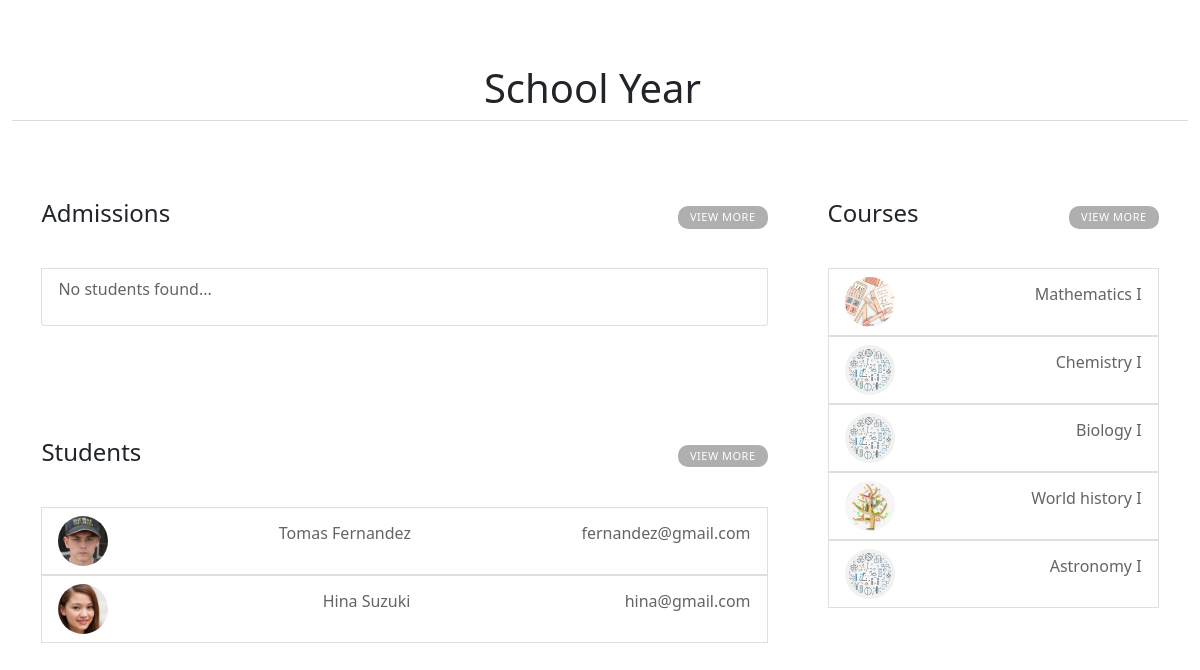
Page /academiaweb/years/year=1/ (signed in) on the earlier database version.
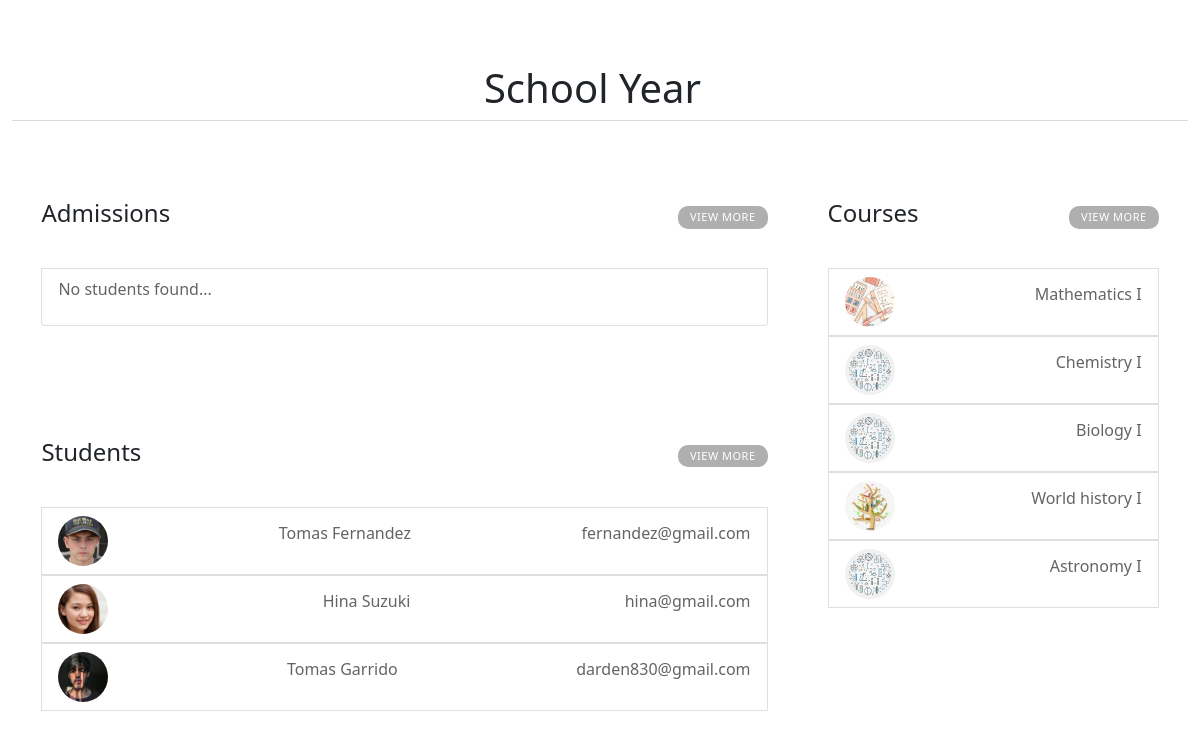
Same page on the later database version.
### main_app/models.py (models this page shows, shortened)
class Students(models.Model):
    id              = models.AutoField(primary_key=True)
    user            = models.ForeignKey(UserAccount,on_delete=models.CASCADE)
    document        = models.CharField(max_length=8,unique=True)
    first_name      = models.CharField(max_length=200)
    last_name       = models.CharField(max_length=200)
    date_of_birth   = models.DateField(default=datetime.date.today)
    gender_choice   = (('male','male'),('feminine','feminine'),('undefined','undefined'))
    gender          = models.CharField(max_length=10, default='male', choices=gender_choice)
    nationality     = CountryField()
    year            = models.ForeignKey(SchoolYears,on_delete=models.CASCADE,blank=True,null=True)
    profile_picture = models.ImageField(upload_to=upload_location_students,blank=True,null=True)
    class Meta():
        verbose_name        = 'Student'
        verbose_name_plural = 'Students'
    @property
    def full_name(self):
        return '{} {}'.format(self.first_name,self.last_name)
    @property
    def email(self):
        return str(self.user)

class UserAccount(AbstractBaseUser,PermissionsMixin):
    email           = models.EmailField(unique=True)
    groups          = models.ManyToManyField(Group,blank=True)
    date_joined     = models.DateTimeField(auto_now_add=timezone.now())
    last_login      = models.DateTimeField(auto_now=timezone.now())
    is_active       = models.BooleanField(default=True)
    is_staff        = models.BooleanField(default=False)
    is_superuser    = models.BooleanField(default=False)
    is_teacher      = models.BooleanField(default=False)
    is_student      = models.BooleanField(default=False)
    is_admin        = models.BooleanField(default=False)
    USERNAME_FIELD  = 'email'
    objects = UserManager()
    def __str__(self):
        return self.email

class Courses(models.Model):
    id             = models.AutoField(primary_key=True)
    name           = models.CharField(max_length=200)
    description    = models.TextField()
    year           = models.ForeignKey(SchoolYears,on_delete=models.CASCADE)
    course_picture = models.ImageField(blank=True,null=True, upload_to=upload_location)
    class Meta():
        verbose_name        = 'Course'
        verbose_name_plural = 'Courses'

### main_app/decorators.py (the view)
        def wrapper_func(request,*arg,**kwargs):
            group = None
            if request.user.groups.exists():
                group = request.user.groups.all()[0].name
            if group in allowed_roles:
                return view_func(request,*arg,**kwargs)
            else:
                return HttpResponse('You are not authorized to view this page')

### main_app/models.py (called while the page is built)
    def __str__(self):
        return str(self.id)

### main_app/views.py (called while the page is built)
@login_required(login_url='login')
@allowed_user(allowed_roles=['Admins'])
def YearData(request,pk):
    year = SchoolYears.objects.get(id=pk)
    students  = Students.objects.filter(year = year)
    courses   = Courses.objects.filter(year = year)
    context   = {'year':year,'students':students,'courses':courses}
    return render(request,'year_data.html',context)

### main_app/templates/year_data.html (shortened to what this page needs)
{% extends 'base.html' %}
{% load static %}
{% block content %}
<link rel="stylesheet" href="{% static 'css/year_data.css' %}">
<div class="container-fluid">
    <div class="title">
        <a href="{% url 'years' %}"><h1>School Year</h1></a>
    </div>
    <div class="content" >
        <div class="first-col">
            <ul class="list-group" >
                <div class="content-title">
                    <h4>Admissions</h4>
                    <a href="">
                        View More
                    </a>
                </div>
                {% if admissions %}{% for admission in admissions %}
                <a href="{% url 'admission' admission.email %}"><li class="list-group-item">
                    <img src="{{admission.profile_picture.url}}"  alt="">
                    <p>{{admission.full_name}}</p>
                    <p id="info2">{{admission.email}}</p>
                </li></a>{% endfor %}{% else %}
                <li class="list-group-item">
                    <p>No students found...</p>
                </li>
                {% endif %}
            </ul>
            <ul class="list-group" id="students">
                <div class="content-title">
                    <h4>Students</h4>
                    <a href="/academiaweb/students/?user=&document=&first_name=&last_name=&gender=&year={{year.id}}">
                        View More
                    </a>
                </div>
                {% if students %}{% for student in students %}
                <a href="{% url 'student' student.email %}"><li class="list-group-item">
                    <img src="{{student.profile_picture.url}}"  alt="">
                    <p>{{student.full_name}}</p>
                    <p id="info2">{{student.email}}</p>
                </li></a>{% endfor %}{% else %}
                <li class="list-group-item">
                    <p>No students found...</p>
                </li>
                {% endif %}
            </ul>
        </div>
        <div class="second-col">
            <ul class="list-group">
                <div class="content-title">
                    <h4>Courses</h4>
                    <a href="/academiaweb/courses/?name=&year=1">View More</a>
                </div>
                {% if courses %}{% for course in courses %}
                <a href="{% url 'course' course.name course.year %}">
                    <li class="list-group-item">
                    <img src="{{course.course_picture.url}}"  alt="">
                    <p>{{course.name}}</p>
                    </li>
                </a>{% endfor %}{% else %}
                <li class="list-group-item">
                    <p>no courses found...</p>
                </li>
                {% endif %}
            </ul>
        </div>
    </div>
</div>
{% endblock %}

Differences in the rows shown:
added Students: profile_picture (picture), full_name "Tomas Garrido", email "darden830@gmail.com"
